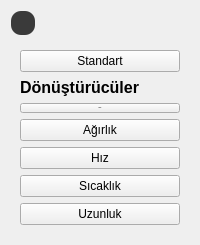
     <widget class="QWidget" name="widget" native="true">
      <layout class="QVBoxLayout" name="verticalLayout_3">
       <item>
        <widget class="QPushButton" name="btn_hamburger">
         <property name="maximumSize">
          <size>
           <width>24</width>
           <height>24</height>
          </size>
         </property>
         <property name="styleSheet">
          <string notr="true">QPushButton {
    border-radius: 10px;
    border: none;
    font-size: 20px;
    color: white;
    background-color: #3A3A3A;
}
QPushButton:hover {
    background-color: #4A4A4A;
}
QPushButton:pressed {
    background-color: #555555;
}</string>
         </property>
         <property name="text">
          <string/>
         </property>
         <property name="icon">
          <iconset resource="resource.qrc">
           <normaloff>:/resource/icons/menu_24dp_FFFFFF_FILL0_wght400_GRAD0_opsz24.svg</normaloff>:/resource/icons/menu_24dp_FFFFFF_FILL0_wght400_GRAD0_opsz24.svg</iconset>
         </property>
         <property name="iconSize">
          <size>
           <width>24</width>
           <height>24</height>
          </size>
         </property>
        </widget>
       </item>
       <item>
        <widget class="QWidget" name="verticalWidget" native="true">
         <layout class="QVBoxLayout" name="verticalLayout">
          <item>
           <widget class="QPushButton" name="btn_standart">
            <property name="text">
             <string>Standart</string>
            </property>
           </widget>
          </item>
          <item>
           <widget class="QLabel" name="label">
            <property name="sizePolicy">
             <sizepolicy hsizetype="Minimum" vsizetype="Fixed">
              <horstretch>0</horstretch>
              <verstretch>0</verstretch>
             </sizepolicy>
            </property>
            <property name="font">
             <font>
              <family>Segoe UI</family>
              <pointsize>12</pointsize>
              <bold>true</bold>
             </font>
            </property>
            <property name="text">
             <string>Dönüştürücüler</string>
            </property>
           </widget>
          </item>
          <item>
           <widget class="QPushButton" name="btn_time">
            <property name="font">
             <font>
              <pointsize>-1</pointsize>
             </font>
            </property>
            <property name="text">
             <string>Zaman</string>
            </property>
           </widget>
          </item>
          <item>
           <widget class="QPushButton" name="btn_weight">
            <property name="text">
             <string>Ağırlık</string>
            </property>
           </widget>
          </item>
          <item>
           <widget class="QPushButton" name="pushButton_4">
            <property name="text">
             <string>Hız</string>
            </property>
           </widget>
          </item>
          <item>
           <widget class="QPushButton" name="btn_temperature">
            <property name="text">
             <string>Sıcaklık</string>
            </property>
           </widget>
          </item>
          <item>
           <widget class="QPushButton" name="pushButton">
            <property name="text">
             <string>Uzunluk</string>
            </property>
           </widget>
          </item>
         </layout>
        </widget>
       </item>
      </layout>
     </widget>
